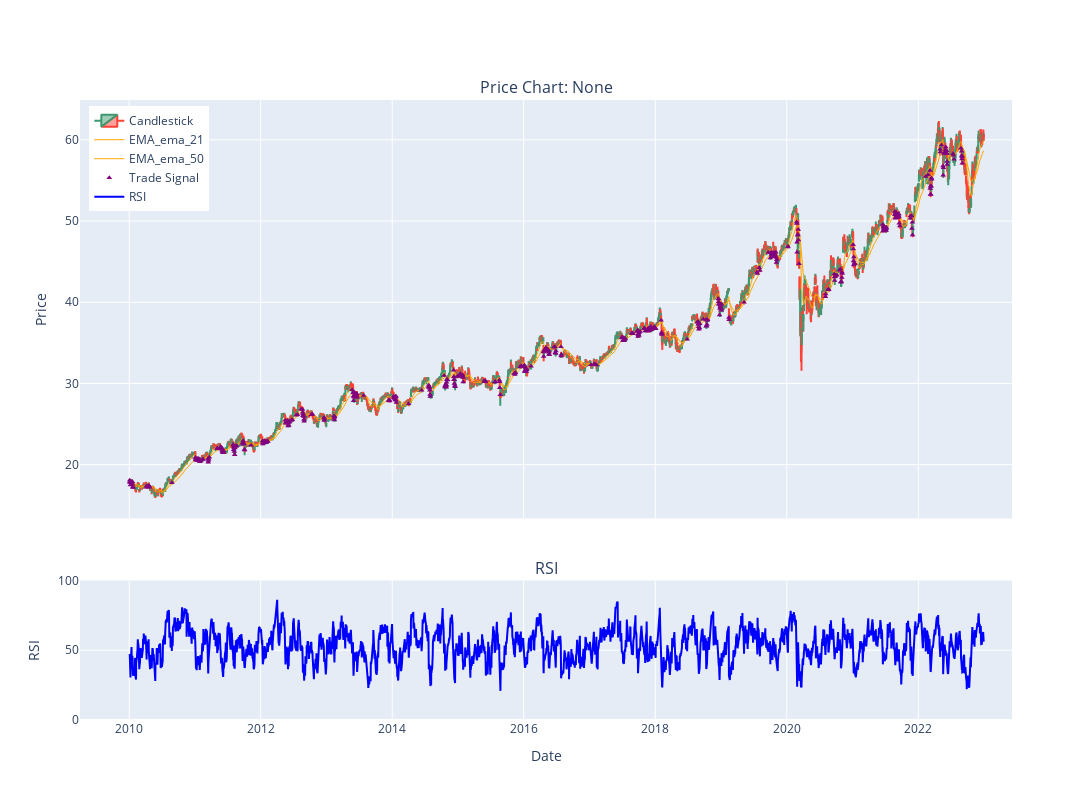

Notebook code for this chart:
### Code cell
###

utils.visualise_pricechart(strategy, start=start_date, end=end_date, indicators=['EMA'], signal_marker=True)

### Figure 1 — Plotly figure (JSON) as saved in the notebook; plotly's stock layout.template omitted (floating-point values rounded to 4 significant figures; data arrays with more than 128 entries replaced by an {"elided": "..."} marker saying what was removed)
{"data": [{"close": {"elided": "3272 float values"}, "high": {"elided": "3272 float values"}, "low": {"elided": "3272 float values"}, "name": "Candlestick", "open": {"elided": "3272 float values"}, "type": "candlestick", "x": {"elided": "3272 str values"}, "xaxis": "x", "yaxis": "y"}, {"line": {"color": "orange", "width": 1}, "mode": "lines", "name": "EMA_ema_21", "type": "scatter", "x": {"elided": "3272 str values"}, "xaxis": "x", "y": {"elided": "3272 float values"}, "yaxis": "y"}, {"line": {"color": "orange", "width": 1}, "mode": "lines", "name": "EMA_ema_50", "type": "scatter", "x": {"elided": "3272 str values"}, "xaxis": "x", "y": {"elided": "3272 float values"}, "yaxis": "y"}, {"marker": {"color": "purple", "size": 5, "symbol": "triangle-up"}, "mode": "markers", "name": "Trade Signal", "type": "scatter", "x": {"elided": "482 str values"}, "xaxis": "x", "y": {"elided": "482 float values"}, "yaxis": "y"}, {"line": {"color": "blue", "width": 2}, "mode": "lines", "name": "RSI", "type": "scatter", "x": {"elided": "3272 str values"}, "xaxis": "x2", "y": {"elided": "3272 float values"}, "yaxis": "y2"}], "layout": {"annotations": [{"font": {"size": 16}, "showarrow": false, "text": "Price Chart: None", "x": 0.5, "xanchor": "center", "xref": "paper", "y": 1, "yanchor": "bottom", "yref": "paper"}, {"font": {"size": 16}, "showarrow": false, "text": "RSI", "x": 0.5, "xanchor": "center", "xref": "paper", "y": 0.225, "yanchor": "bottom", "yref": "paper"}], "height": 800, "legend": {"x": 0.01, "y": 0.99}, "title": {"text": ""}, "width": 1200, "xaxis": {"anchor": "y", "domain": [0, 1], "matches": "x2", "rangeslider": {"visible": false}, "showticklabels": false}, "xaxis2": {"anchor": "y2", "domain": [0, 1], "title": {"text": "Date"}}, "yaxis": {"anchor": "x", "domain": [0.325, 1], "title": {"text": "Price"}}, "yaxis2": {"anchor": "x2", "domain": [0, 0.225], "range": [0, 100], "title": {"text": "RSI"}}}}
